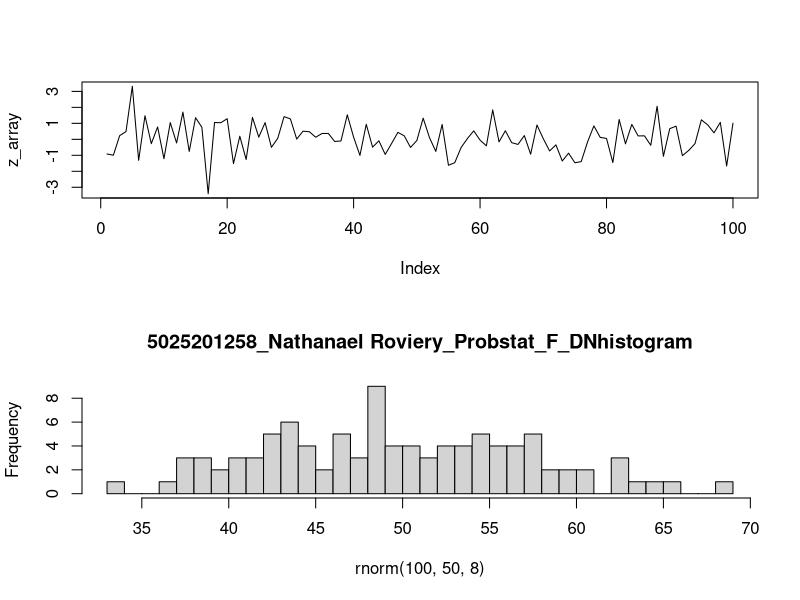

Write R code to recreate this figure.
#Nomor 6a
n = 100
m = 50
sd = 8
x1 = 0
x2 = 0

par(mfrow = c(2,1))
data = rnorm(n=n, mean=m, sd=sd)
z_array = c()

for (d in data){
  z = (d - m)/sd
  z_array = append(z_array, z)
  
  if (d < m){
    x1 = x1 + 1
  }else{
    x2 = x2 + 1
  }
}


result = plot(z_array, type='l')

cat("rata-rata = ", m, "\n")
cat("x1 = ", x1, "\n")
cat("x2 = ", x2, "\n")

#Nomor 6b
h = hist(rnorm(100, 50, 8), breaks = 50, main="5025201258_Nathanael Roviery_Probstat_F_DNhistogram")

#Nomor 6c
varian = sd*sd
cat("varian = ", varian)



